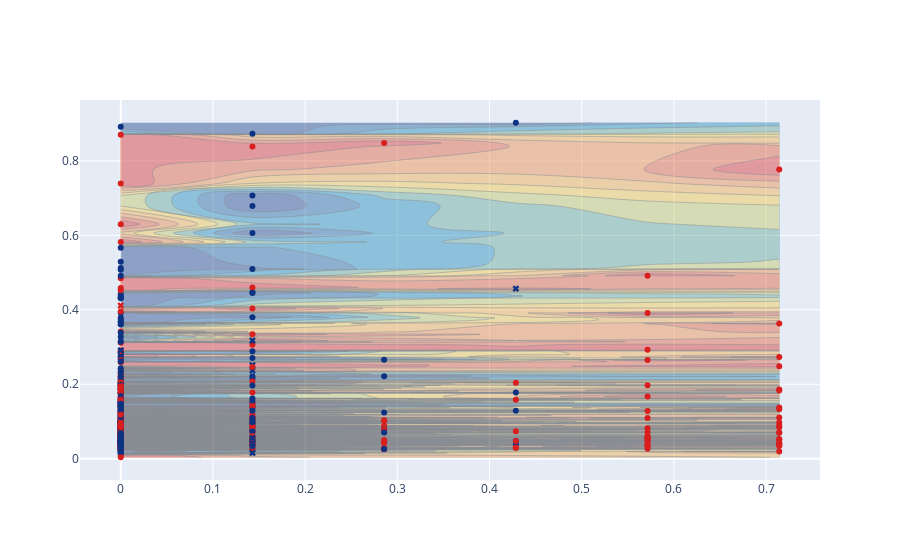

The cell this chart's notebook holds for it:
### Code cell
# 5. Visualizations
from plotly.subplots import make_subplots
import plotly.graph_objects as go


df_filtered_nor_sample = df_filtered_nor.sample(500) #This randomly selects 500 rows from the normalized DataFrame

X_val = df_filtered_nor_sample.drop(['vendor_id'], axis=1)
y_val = df_filtered_nor_sample['vendor_id']


def iscorrect(x):
    return "circle" if x else "x"


iscorrectv = np.vectorize(iscorrect)
fig = make_subplots(rows=1, cols=1)

y_pred = model.predict(X_val)

fig.add_trace(go.Contour( #decision boundary 
    x=X_val['passenger_count'],
    y=X_val['Distance_KM'],
    z=y_pred,
    showscale=False,
    opacity=0.40,
    colorscale='portland'
), row=1, col=1)

fig.add_trace(go.Scatter(
    x=X_val['passenger_count'],
    y=X_val['Distance_KM'],
    mode='markers',
    marker_symbol=iscorrectv(y_val == y_pred),
    text=y_val,
    marker=dict(
        color=y_val,
        colorscale='portland'
    )
), row=1, col=1)
#the model thinks Vendor 0 should be (e.g., blue) and where Vendor 1 should be (e.g., red).
#fig.update_layout(showlegend=False)

fig.show()

### Figure 1 — Plotly figure (JSON) as saved in the notebook; plotly's stock layout.template omitted (floating-point values rounded to 4 significant figures; data arrays with more than 128 entries replaced by an {"elided": "..."} marker saying what was removed)
{"data": [{"colorscale": [[0, "rgb(12,51,131)"], [0.25, "rgb(10,136,186)"], [0.5, "rgb(242,211,56)"], [0.75, "rgb(242,143,56)"], [1, "rgb(217,30,30)"]], "opacity": 0.4, "showscale": false, "type": "contour", "x": {"elided": "500 float values"}, "xaxis": "x", "y": {"elided": "500 float values"}, "yaxis": "y", "z": {"elided": "500 int values"}}, {"marker": {"color": {"elided": "500 int values"}, "colorscale": [[0, "rgb(12,51,131)"], [0.25, "rgb(10,136,186)"], [0.5, "rgb(242,211,56)"], [0.75, "rgb(242,143,56)"], [1, "rgb(217,30,30)"]], "symbol": {"elided": "500 str values"}}, "mode": "markers", "text": {"elided": "500 int values"}, "type": "scatter", "x": {"elided": "500 float values"}, "xaxis": "x", "y": {"elided": "500 float values"}, "yaxis": "y"}], "layout": {"xaxis": {"anchor": "y", "domain": [0, 1]}, "yaxis": {"anchor": "x", "domain": [0, 1]}}}
